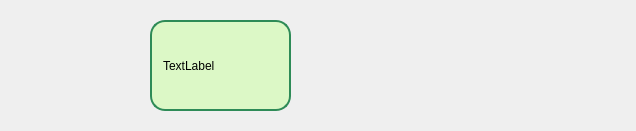
<?xml version="1.0" encoding="UTF-8"?>
<ui version="4.0">
 <class>Frame</class>
 <widget class="QFrame" name="Frame">
  <property name="geometry">
   <rect>
    <x>0</x>
    <y>0</y>
    <width>636</width>
    <height>131</height>
   </rect>
  </property>
  <property name="windowTitle">
   <string>Frame</string>
  </property>
  <widget class="QLabel" name="label">
   <property name="geometry">
    <rect>
     <x>150</x>
     <y>20</y>
     <width>141</width>
     <height>91</height>
    </rect>
   </property>
   <property name="styleSheet">
    <string notr="true">QLabel {
                background-color: #DCF8C6;
                border: 2px solid #2E8B57;
                color: black;
                padding: 8px;
                border-radius: 15px;
            }</string>
   </property>
   <property name="text">
    <string>TextLabel</string>
   </property>
  </widget>
 </widget>
 <resources/>
 <connections/>
</ui>
